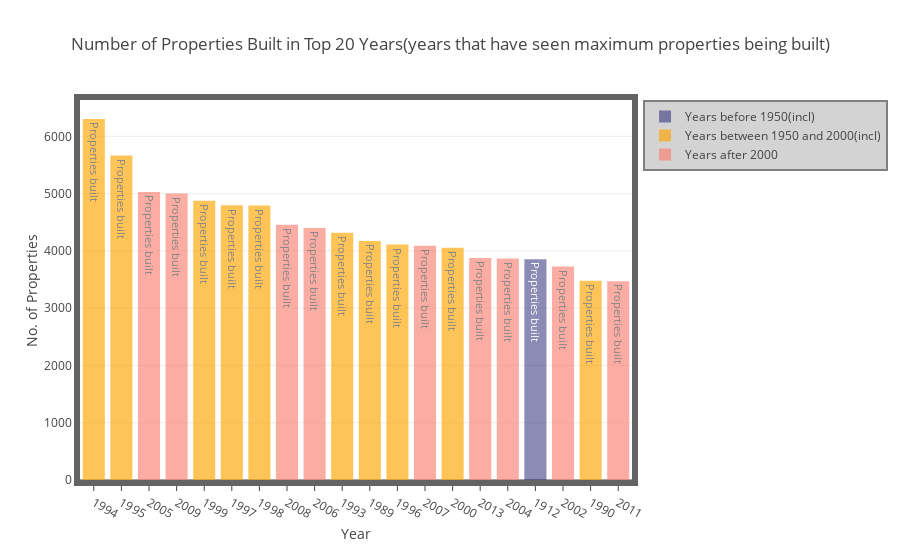

Notebook source saved alongside this figure:
### Markdown cell above
Next, we want to find that, between 1900 and 2018, which years have the most number of properties been built? Plot a bar chart to show the top 20 years.

### Code cell
# --- Write your code below ---
import plotly.graph_objs as go
import numpy as np
from plotly.offline import download_plotlyjs, init_notebook_mode, plot, iplot

year = []

# Prepare data for plotting
df3 = -np.sort(-df1)
df_top20 = df3[0:20]

for i in df_top20:
    for j in df2:
        if df1[j] == i:
            year.append(int(j))
# print(year)
    
# Differentiate bars based on year built- use colours to differentiate
count = 0
name = ['1950-2000', '>2000', '<1950']
year_less = []
year_mid = []
year_greater = []
serial_num_less = []
serial_num_mid = []
serial_num_above = []

for i in year:
    if (i<=1950):
        year_less.append(df_top20[count])
        serial_num_less.append(count)
    elif (i>1950) & (i<=2000):
        year_mid.append(df_top20[count])
        serial_num_mid.append(count)
    else:
        year_greater.append(df_top20[count])
        serial_num_above.append(count)
    count += 1

serial_num_year = []
for i in range(len(year)):
    serial_num_year.append(i)


# Creating the plot- Bar chart
init_notebook_mode(connected=True)

trace0 = go.Bar(
        y = year_less,
        x = serial_num_less,
        name = 'Years before 1950(incl)',
        text = 'Properties built',
        marker=dict(
            color='midnightblue',
        ),
        opacity=0.5
    )

trace1 = go.Bar(
        y = year_mid,
        x = serial_num_mid,
        name = 'Years between 1950 and 2000(incl)',
        text = 'Properties built',
        marker=dict(
            color='orange',
        ),
        opacity=0.65
    )

trace2 = go.Bar(
        y = year_greater,
        x = serial_num_above,
        name = 'Years after 2000',
        text = 'Properties built',
        marker=dict(
            color='salmon',
        ),
        opacity=0.65
    )

# Layout for the plot
layout = dict(title = 'Number of Properties Built in Top 20 Years(years that have seen maximum properties being built)',
              xaxis=go.layout.XAxis(title='Year',
                        showline=True,
                        mirror=True,
                        tick0 =1900,
                        tickmode='array',
                        ticktext=year,
                        tickvals=serial_num_year,
                        ticks='outside',
                        linecolor='#636363',
                        linewidth=6
                    ),
              yaxis = dict(title = 'No. of Properties',
                        zeroline=True,
                        showline=True,
                        mirror=True,
                        linecolor='#636363',
                        linewidth=6
                    ),
              showlegend=True,
              legend=dict(bgcolor='lightgray',
                        bordercolor='gray',
                        borderwidth=2
                    )
              )

# Add our data to the plot
data = [trace0, trace1, trace2]

# Combine data and layout into a single figure
fig = dict(data=data, layout=layout)

# IPython notebook- plot
iplot(fig, filename='bar-plot')

### Figure 1 — Plotly figure (JSON) as saved in the notebook; plotly's stock layout.template omitted (floating-point values rounded to 4 significant figures)
{"data": [{"marker": {"color": "midnightblue"}, "name": "Years before 1950(incl)", "opacity": 0.5, "text": "Properties built", "type": "bar", "uid": "8fe093f6-59b7-4d05-abfa-94821057a050", "x": [16], "y": [3854]}, {"marker": {"color": "orange"}, "name": "Years between 1950 and 2000(incl)", "opacity": 0.65, "text": "Properties built", "type": "bar", "uid": "701acd61-fedb-429f-806f-9f9a2563f8a9", "x": [0, 1, 4, 5, 6, 9, 10, 11, 13, 18], "y": [6302, 5665, 4877, 4795, 4794, 4315, 4171, 4112, 4053, 3477]}, {"marker": {"color": "salmon"}, "name": "Years after 2000", "opacity": 0.65, "text": "Properties built", "type": "bar", "uid": "1e712e2b-a3df-4008-bd5d-f4e303fbc211", "x": [2, 3, 7, 8, 12, 14, 15, 17, 19], "y": [5027, 5002, 4457, 4401, 4089, 3875, 3867, 3727, 3469]}], "layout": {"legend": {"bgcolor": "lightgray", "bordercolor": "gray", "borderwidth": 2}, "showlegend": true, "title": {"text": "Number of Properties Built in Top 20 Years(years that have seen maximum properties being built)"}, "xaxis": {"linecolor": "#636363", "linewidth": 6, "mirror": true, "showline": true, "tick0": 1900, "tickmode": "array", "ticks": "outside", "ticktext": [1994, 1995, 2005, 2009, 1999, 1997, 1998, 2008, 2006, 1993, 1989, 1996, 2007, 2000, 2013, 2004, 1912, 2002, 1990, 2011], "tickvals": [0, 1, 2, 3, 4, 5, 6, 7, 8, 9, 10, 11, 12, 13, 14, 15, 16, 17, 18, 19], "title": {"text": "Year"}}, "yaxis": {"linecolor": "#636363", "linewidth": 6, "mirror": true, "showline": true, "title": {"text": "No. of Properties"}, "zeroline": true}}}
